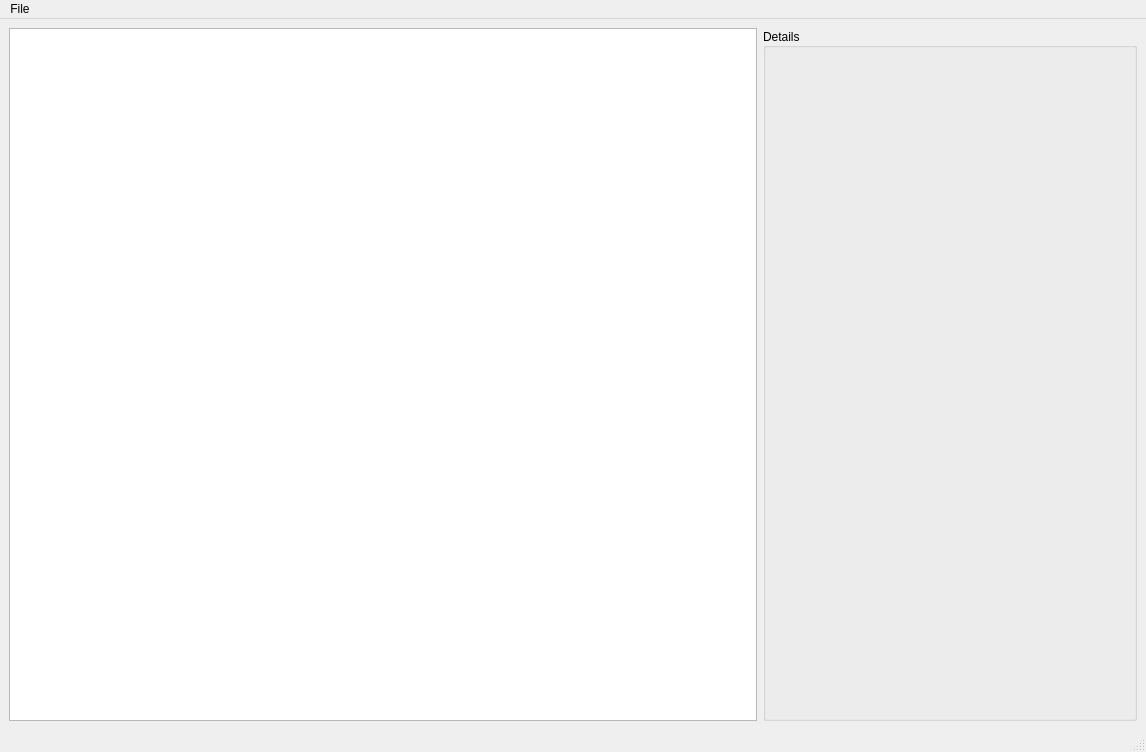
<?xml version="1.0" encoding="UTF-8"?>
<ui version="4.0">
 <class>MainWindow</class>
 <widget class="QMainWindow" name="MainWindow">
  <property name="geometry">
   <rect>
    <x>0</x>
    <y>0</y>
    <width>1146</width>
    <height>752</height>
   </rect>
  </property>
  <property name="windowTitle">
   <string>NPS Surfer</string>
  </property>
  <widget class="QWidget" name="centralwidget">
   <layout class="QHBoxLayout" name="horizontalLayout" stretch="2,1">
    <item>
     <layout class="QVBoxLayout" name="verticalLayout_5">
      <item>
       <widget class="QTableView" name="titlesTableView">
        <property name="selectionMode">
         <enum>QAbstractItemView::SingleSelection</enum>
        </property>
        <property name="selectionBehavior">
         <enum>QAbstractItemView::SelectRows</enum>
        </property>
       </widget>
      </item>
     </layout>
    </item>
    <item>
     <widget class="QGroupBox" name="verticalGroupBox">
      <property name="title">
       <string>Details</string>
      </property>
      <property name="alignment">
       <set>Qt::AlignLeading|Qt::AlignLeft|Qt::AlignVCenter</set>
      </property>
      <layout class="QVBoxLayout" name="verticalLayout_2">
       <item>
        <widget class="QLabel" name="titleLabel">
         <property name="font">
          <font>
           <pointsize>12</pointsize>
           <weight>75</weight>
           <bold>true</bold>
          </font>
         </property>
         <property name="text">
          <string/>
         </property>
        </widget>
       </item>
       <item>
        <spacer name="verticalSpacer">
         <property name="orientation">
          <enum>Qt::Vertical</enum>
         </property>
         <property name="sizeHint" stdset="0">
          <size>
           <width>20</width>
           <height>40</height>
          </size>
         </property>
        </spacer>
       </item>
      </layout>
     </widget>
    </item>
   </layout>
  </widget>
  <widget class="QMenuBar" name="menubar">
   <property name="geometry">
    <rect>
     <x>0</x>
     <y>0</y>
     <width>1146</width>
     <height>30</height>
    </rect>
   </property>
   <widget class="QMenu" name="menuFile">
    <property name="title">
     <string>File</string>
    </property>
    <addaction name="actionRefresh"/>
    <addaction name="actionExit"/>
   </widget>
   <addaction name="menuFile"/>
  </widget>
  <widget class="QStatusBar" name="statusbar"/>
  <action name="actionExit">
   <property name="text">
    <string>Exit</string>
   </property>
  </action>
  <action name="actionRefresh">
   <property name="text">
    <string>Refresh</string>
   </property>
  </action>
 </widget>
 <resources/>
 <connections/>
</ui>
